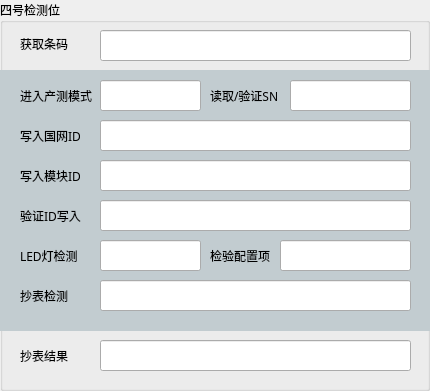
   <widget class="QGroupBox" name="groupBox_6">
    <property name="geometry">
     <rect>
      <x>1430</x>
      <y>160</y>
      <width>430</width>
      <height>391</height>
     </rect>
    </property>
    <property name="font">
     <font>
      <family>微软雅黑 Light</family>
     </font>
    </property>
    <property name="styleSheet">
     <string notr="true"/>
    </property>
    <property name="title">
     <string>四号检测位</string>
    </property>
    <widget class="QListView" name="listView_4">
     <property name="geometry">
      <rect>
       <x>0</x>
       <y>70</y>
       <width>431</width>
       <height>261</height>
      </rect>
     </property>
     <property name="styleSheet">
      <string notr="true">background-color:#c2ccd0;border:none</string>
     </property>
    </widget>
    <widget class="QLabel" name="label_35">
     <property name="geometry">
      <rect>
       <x>20</x>
       <y>80</y>
       <width>72</width>
       <height>31</height>
      </rect>
     </property>
     <property name="text">
      <string>进入产测模式</string>
     </property>
    </widget>
    <widget class="QLineEdit" name="lineEdit_4_2">
     <property name="geometry">
      <rect>
       <x>100</x>
       <y>80</y>
       <width>101</width>
       <height>31</height>
      </rect>
     </property>
    </widget>
    <widget class="QLabel" name="label_36">
     <property name="geometry">
      <rect>
       <x>210</x>
       <y>240</y>
       <width>60</width>
       <height>31</height>
      </rect>
     </property>
     <property name="text">
      <string>检验配置项</string>
     </property>
    </widget>
    <widget class="QLineEdit" name="lineEdit_4_3">
     <property name="geometry">
      <rect>
       <x>290</x>
       <y>80</y>
       <width>121</width>
       <height>31</height>
      </rect>
     </property>
    </widget>
    <widget class="QLabel" name="label_37">
     <property name="geometry">
      <rect>
       <x>210</x>
       <y>80</y>
       <width>91</width>
       <height>31</height>
      </rect>
     </property>
     <property name="text">
      <string>读取/验证SN</string>
     </property>
    </widget>
    <widget class="QLineEdit" name="lineEdit_4_4">
     <property name="geometry">
      <rect>
       <x>100</x>
       <y>120</y>
       <width>311</width>
       <height>31</height>
      </rect>
     </property>
    </widget>
    <widget class="QLabel" name="label_38">
     <property name="geometry">
      <rect>
       <x>20</x>
       <y>120</y>
       <width>60</width>
       <height>31</height>
      </rect>
     </property>
     <property name="text">
      <string>写入国网ID</string>
     </property>
    </widget>
    <widget class="QLineEdit" name="lineEdit_4_5">
     <property name="geometry">
      <rect>
       <x>100</x>
       <y>160</y>
       <width>311</width>
       <height>31</height>
      </rect>
     </property>
    </widget>
    <widget class="QLineEdit" name="lineEdit_4_6">
     <property name="geometry">
      <rect>
       <x>100</x>
       <y>200</y>
       <width>311</width>
       <height>31</height>
      </rect>
     </property>
    </widget>
    <widget class="QLabel" name="label_39">
     <property name="geometry">
      <rect>
       <x>20</x>
       <y>160</y>
       <width>60</width>
       <height>31</height>
      </rect>
     </property>
     <property name="text">
      <string>写入模块ID</string>
     </property>
    </widget>
    <widget class="QLineEdit" name="lineEdit_4_7">
     <property name="geometry">
      <rect>
       <x>100</x>
       <y>240</y>
       <width>101</width>
       <height>31</height>
      </rect>
     </property>
    </widget>
    <widget class="QLabel" name="label_40">
     <property name="geometry">
      <rect>
       <x>20</x>
       <y>240</y>
       <width>71</width>
       <height>31</height>
      </rect>
     </property>
     <property name="text">
      <string>LED灯检测</string>
     </property>
    </widget>
    <widget class="QLineEdit" name="lineEdit_4_8">
     <property name="geometry">
      <rect>
       <x>280</x>
       <y>240</y>
       <width>131</width>
       <height>31</height>
      </rect>
     </property>
     <property name="text">
      <string/>
     </property>
    </widget>
    <widget class="QLabel" name="label_41">
     <property name="geometry">
      <rect>
       <x>20</x>
       <y>200</y>
       <width>89</width>
       <height>31</height>
      </rect>
     </property>
     <property name="text">
      <string>验证ID写入</string>
     </property>
    </widget>
    <widget class="QLineEdit" name="lineEdit_4_9">
     <property name="geometry">
      <rect>
       <x>100</x>
       <y>280</y>
       <width>311</width>
       <height>31</height>
      </rect>
     </property>
     <property name="text">
      <string/>
     </property>
    </widget>
    <widget class="QLabel" name="label_42">
     <property name="geometry">
      <rect>
       <x>20</x>
       <y>280</y>
       <width>48</width>
       <height>31</height>
      </rect>
     </property>
     <property name="text">
      <string>抄表检测</string>
     </property>
    </widget>
    <widget class="QLineEdit" name="lineEdit_4_10">
     <property name="geometry">
      <rect>
       <x>100</x>
       <y>340</y>
       <width>311</width>
       <height>31</height>
      </rect>
     </property>
     <property name="font">
      <font>
       <family>Cambria Math</family>
       <pointsize>12</pointsize>
      </font>
     </property>
     <property name="styleSheet">
      <string notr="true"/>
     </property>
     <property name="text">
      <string/>
     </property>
    </widget>
    <widget class="QLabel" name="label_43">
     <property name="geometry">
      <rect>
       <x>20</x>
       <y>340</y>
       <width>48</width>
       <height>31</height>
      </rect>
     </property>
     <property name="text">
      <string>抄表结果</string>
     </property>
    </widget>
    <widget class="QLineEdit" name="lineEdit_4_1">
     <property name="geometry">
      <rect>
       <x>100</x>
       <y>30</y>
       <width>311</width>
       <height>31</height>
      </rect>
     </property>
     <property name="text">
      <string/>
     </property>
    </widget>
    <widget class="QLabel" name="label_44">
     <property name="geometry">
      <rect>
       <x>20</x>
       <y>28</y>
       <width>48</width>
       <height>31</height>
      </rect>
     </property>
     <property name="text">
      <string>获取条码</string>
     </property>
    </widget>
   </widget>
